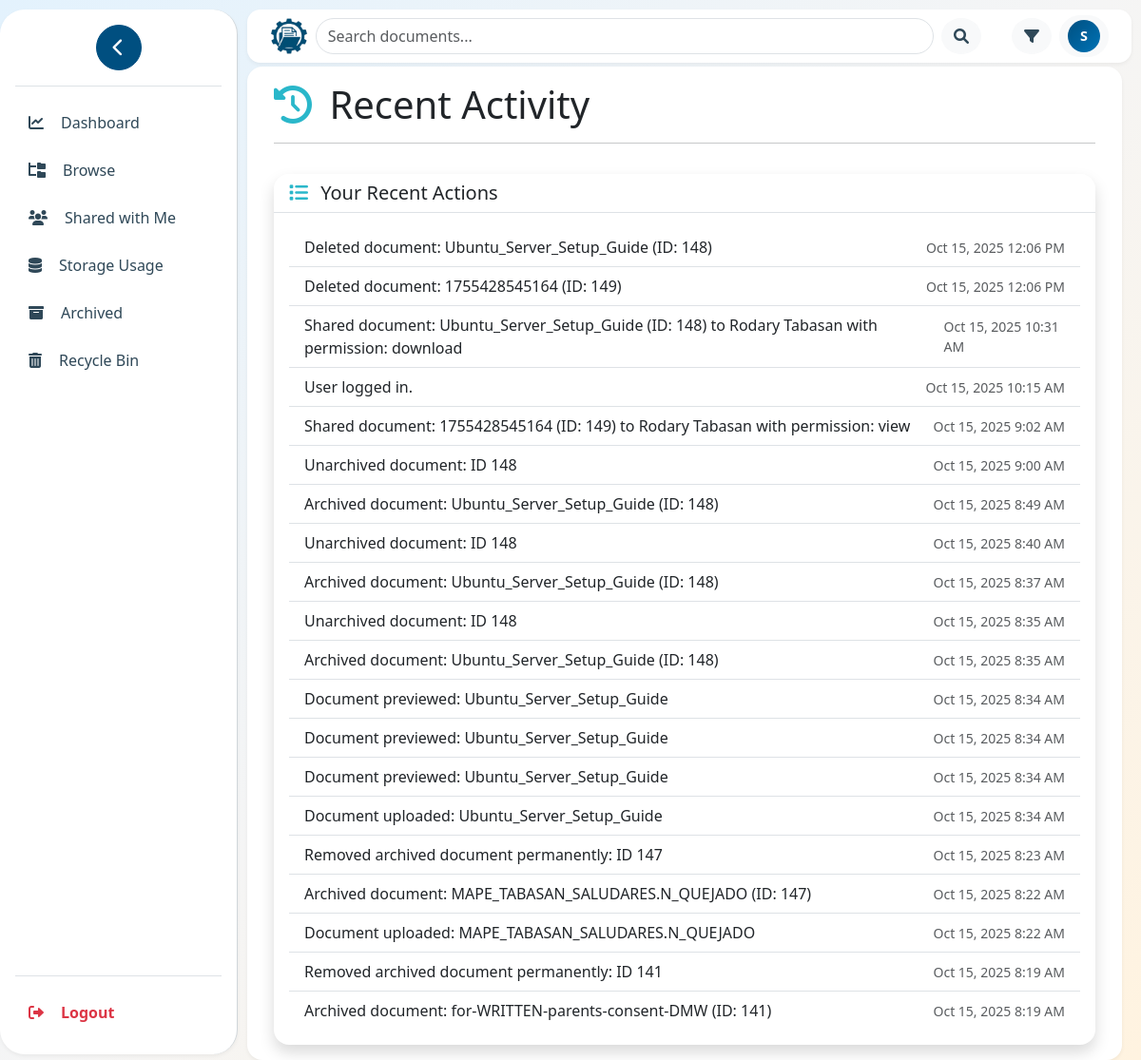
Screenshot of /activity.php (signed in) with the database file from the repository.
### tables this page shows
CREATE TABLE `activity_logs` (
  `id` int(11) NOT NULL,
  `user_id` int(11) NOT NULL,
  `action` varchar(50) NOT NULL,
  `message` text NOT NULL,
  `timestamp` datetime DEFAULT current_timestamp()
);

### activity.php (the view, shortened to what this page needs)
<?php
require_once 'includes/header.php';
require_once 'includes/auth_check.php';
$user_id = $_SESSION['user_id'];
$stmt = $db->prepare("SELECT message, timestamp FROM activity_logs WHERE user_id = ? ORDER BY timestamp DESC LIMIT 20");
$stmt->execute([$user_id]);
$logs = $stmt->fetchAll();
?>
<div class="container fade-in delay-1">
  <div class="row">
    <div class="col-12">
      <h1><i class="fas fa-history me-2" style="color: #2AB7CA;"></i> Recent Activity</h1>
      <hr>
    </div>
  </div>
  <div class="card shadow rounded-4 border-0 mt-3">
    <div class="card-header bg-white border-bottom rounded-top-4">
      <h5 class="mb-0"><i class="fas fa-list me-2" style="color: #2AB7CA;"></i> Your Recent Actions</h5>
    </div>
    <div class="card-body">
      <?php if (empty($logs)): ?>
        <div class="text-center py-5">
          <i class="fas fa-history fa-3x text-muted mb-3"></i>
          <h5 class="text-muted">No recent activity</h5>
          <p class="text-muted">Your actions will appear here.</p>
        </div>
      <?php else: ?>
        <ul class="list-group list-group-flush">
          <?php foreach ($logs as $log): ?>
            <li class="list-group-item d-flex justify-content-between align-items-center">
              <span><?php echo htmlspecialchars($log['message']); ?></span>
              <span class="text-muted small"><?php echo date('M d, Y g:i A', strtotime($log['timestamp'])); ?></span>
            </li>
          <?php endforeach; ?>
        </ul>
      <?php endif; ?>
    </div>
  </div>
</div>

### assets/css/header.css (style rules this page uses)
:root { --primary-color: #004F80; --secondary-color: #2AB7CA; --dark-color: #2F4858; --light-color: #F4F6F8; --white: #FFFFFF; --border-color: #D0D6DA; --hover-color: #E6F2F8; --shadow: 0 2px 4px rgba(0,0,0,0.05); --shadow-lg: 0 4px 12px rgba(0,0,0,0.1); }
* { margin: 0; padding: 0; box-sizing: border-box; }
html, body { height: 100%; margin: 0; overflow: hidden; font-family: "Segoe UI", Roboto, Arial, sans-serif; background: linear-gradient(135deg, #e3f2fd 0%, #f5f5f5 50%, #fff3e0 100%); color: #1a2332; }

### rows the page displays
activity_logs: message "Deleted document: Ubuntu_Server_Setup_Guide (ID: 148)", timestamp "Oct 15, 2025 12:06 PM"
activity_logs: message "Deleted document: 1755428545164 (ID: 149)", timestamp "Oct 15, 2025 12:06 PM"
activity_logs: message "Shared document: Ubuntu_Server_Setup_Guide (ID: 148) to Rodary Tabasan with permission: download", timestamp "Oct 15, 2025 10:31 AM"
activity_logs: message "User logged in.", timestamp "Oct 15, 2025 10:15 AM"
activity_logs: message "Shared document: 1755428545164 (ID: 149) to Rodary Tabasan with permission: view", timestamp "Oct 15, 2025 9:02 AM"
activity_logs: message "Unarchived document: ID 148", timestamp "Oct 15, 2025 9:00 AM"
activity_logs: message "Archived document: Ubuntu_Server_Setup_Guide (ID: 148)", timestamp "Oct 15, 2025 8:49 AM"
activity_logs: message "Unarchived document: ID 148", timestamp "Oct 15, 2025 8:40 AM"
activity_logs: message "Archived document: Ubuntu_Server_Setup_Guide (ID: 148)", timestamp "Oct 15, 2025 8:37 AM"
activity_logs: message "Unarchived document: ID 148", timestamp "Oct 15, 2025 8:35 AM"
activity_logs: message "Archived document: Ubuntu_Server_Setup_Guide (ID: 148)", timestamp "Oct 15, 2025 8:35 AM"
activity_logs: message "Document previewed: Ubuntu_Server_Setup_Guide", timestamp "Oct 15, 2025 8:34 AM"
activity_logs: message "Document previewed: Ubuntu_Server_Setup_Guide", timestamp "Oct 15, 2025 8:34 AM"
activity_logs: message "Document previewed: Ubuntu_Server_Setup_Guide", timestamp "Oct 15, 2025 8:34 AM"
activity_logs: message "Document uploaded: Ubuntu_Server_Setup_Guide", timestamp "Oct 15, 2025 8:34 AM"
activity_logs: message "Removed archived document permanently: ID 147", timestamp "Oct 15, 2025 8:23 AM"
activity_logs: message "Archived document: MAPE_TABASAN_SALUDARES.N_QUEJADO (ID: 147)", timestamp "Oct 15, 2025 8:22 AM"
activity_logs: message "Document uploaded: MAPE_TABASAN_SALUDARES.N_QUEJADO", timestamp "Oct 15, 2025 8:22 AM"
activity_logs: message "Removed archived document permanently: ID 141", timestamp "Oct 15, 2025 8:19 AM"
activity_logs: message "Archived document: for-WRITTEN-parents-consent-DMW (ID: 141)", timestamp "Oct 15, 2025 8:19 AM"

### other values shown
$user_initial "S"
